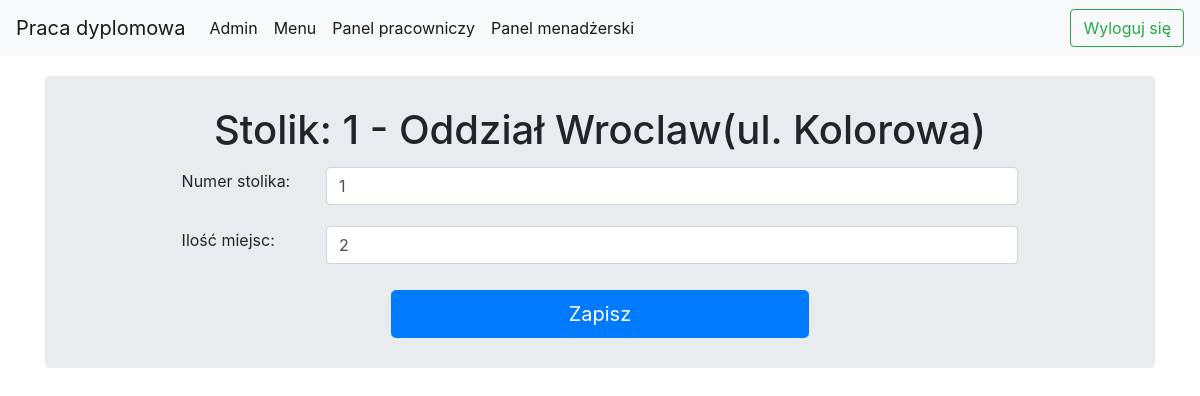
The page /edit_table/3/ (signed in) on the database as committed earlier.
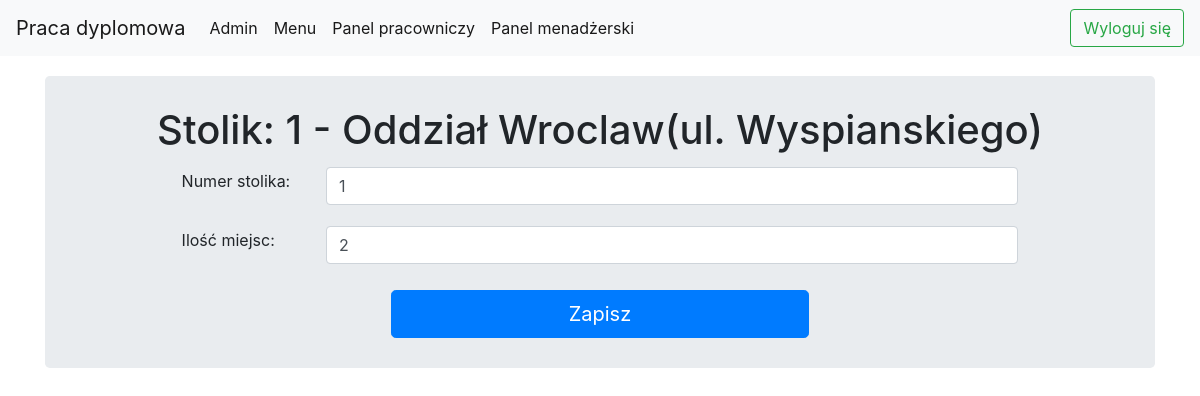
The same page on the database as committed later.
### restaurantApp/models.py (models this page shows, shortened)
class Table(models.Model):
    table_number = models.IntegerField()
    restaurant = models.ForeignKey(Restaurant, on_delete=models.CASCADE)
    chairs_quantity = models.IntegerField(default=2)
    def __str__(self):
        return f"Stolik: {self.table_number} - {self.restaurant}"

class Restaurant(models.Model):
    address = models.OneToOneField(Address, on_delete=models.CASCADE)
    def __str__(self):
        return f"Oddział {self.address.city}(ul. {self.address.street_name})"

class Address(models.Model):
    street_name = models.CharField(max_length=100)
    street_number = models.IntegerField()
    house_number = models.IntegerField(null=True, blank=True)
    city = models.CharField(max_length=100)
    zip_code = models.CharField(max_length=10)

### restaurantApp/views.py (the view)
    def _wrapped_view_func(request, *args, **kwargs):
        if request.user.employee.position != "M":
            return HttpResponse('Nie posiadasz uprawnień')
        else:
            return view_func(request, *args, **kwargs)

### restaurantApp/views.py (called while the page is built, shortened)
def manager_required(view_func):
    def _wrapped_view_func(request, *args, **kwargs):
        if request.user.employee.position != "M":
            return HttpResponse('Nie posiadasz uprawnień')
        else:
            return view_func(request, *args, **kwargs)
    return _wrapped_view_func

@login_required
@manager_required
def edit_table(request, id):
    table = Table.objects.get(id=id)
    return render(request, "restaurantApp/edit_table.html", {"table": table})

### templates/restaurantApp/edit_table.html (shortened to what this page needs)
<!DOCTYPE html>
{% extends "restaurantApp/base.html" %}
{% load static %}
{% block css_block %}
    <link rel="stylesheet" type="text/css" href="{% static 'css/control_panel.css' %}">
    <link rel="stylesheet" type="text/css" href="{% static 'css/forms.css' %}">
{% endblock css_block %}
{% block body_block %}
    <div class="jumbotron">
        <h1 align="center">{{ table }}</h1>
        <div class="form-default">
            <form id="editProductOrderForm" method="post" enctype="multipart/form-data">
                <div class="form-group row">
                    <label for id="table-number" class="col-sm-2 col-form-label">Numer stolika: </label>
                    <div class="col-sm-10">
                        <input class="form-control" id="table-number" name="table_number" type="number"
                               value="{{ table.table_number }}" min="1">
                    </div>
                </div>
                <div class="form-group row">
                    <label for id="chairs-quantity" class="col-sm-2 col-form-label">Ilość miejsc: </label>
                    <div class="col-sm-10">
                        <input class="form-control" id="chairs-quantity" name="chairs_quantity" type="number"
                               value="{{ table.chairs_quantity }}"
                               min="1">
                    </div>
                </div>
                <button type="submit" class="btn btn-primary btn-lg"> Zapisz
                </button>
            </form>
        </div>
    </div>
{% endblock %}

Rows that differ between the two databases and show on the page:
changed Table: table_number+restaurant "Stolik: 1 - Oddział Wroclaw(ul. Kolorowa)" → "Stolik: 1 - Oddział Wroclaw(ul. Wyspianskiego)"
